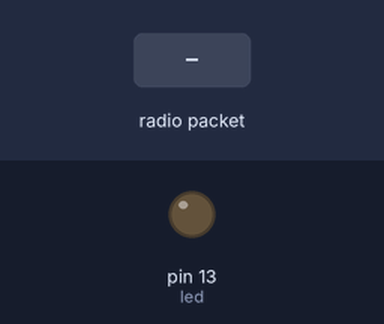
Simulated run of this sketch. Board: Arduino Uno, built with avr-gcc and run on an emulated ATmega328P. Shown: output pins drawn as LEDs (lit = HIGH). The test bench sets the inputs (shaded band). No radio packets arrive unless stated.

Above: at 1.2 s.
1.3 s: radio packet "A" arrives
At 1.6 s:
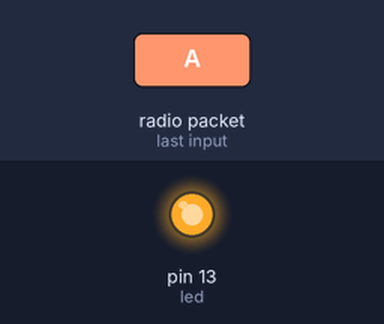
2.8 s: radio packet "1" arrives
At 4.0 s:
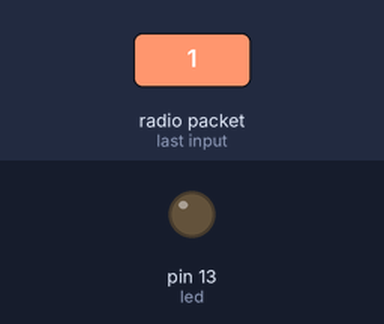
Timing chart, 0 to 5.8 s (numbered marks = the images above; inputs shaded):
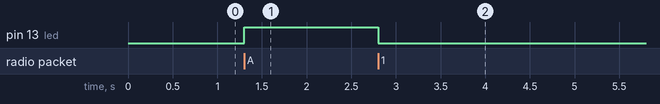

The sketch:

Aula_66_MEGA_RECEBER.ino
```cpp
#include <VirtualWire.h>

#define led 13

uint8_t buf[1];
uint8_t buftam=1;

void setup() {
  vw_set_rx_pin(5);
  vw_setup(2000);//Bits por segundo
  vw_rx_start();
  pinMode(led,OUTPUT);
}

void loop() {
  //vw_get_message(uint8_t *buf, uint8_t *len);
  if(vw_get_message(buf,&buftam)){
    if(buf[0]=='A'){
      digitalWrite(led,HIGH);
    }else{
      digitalWrite(led,LOW);
    }
  }


}
```

Measured:
- after the input at 1.3 s, pin 13 (led): LOW → HIGH at once
- after the input at 2.8 s, pin 13 (led): HIGH → LOW at once
